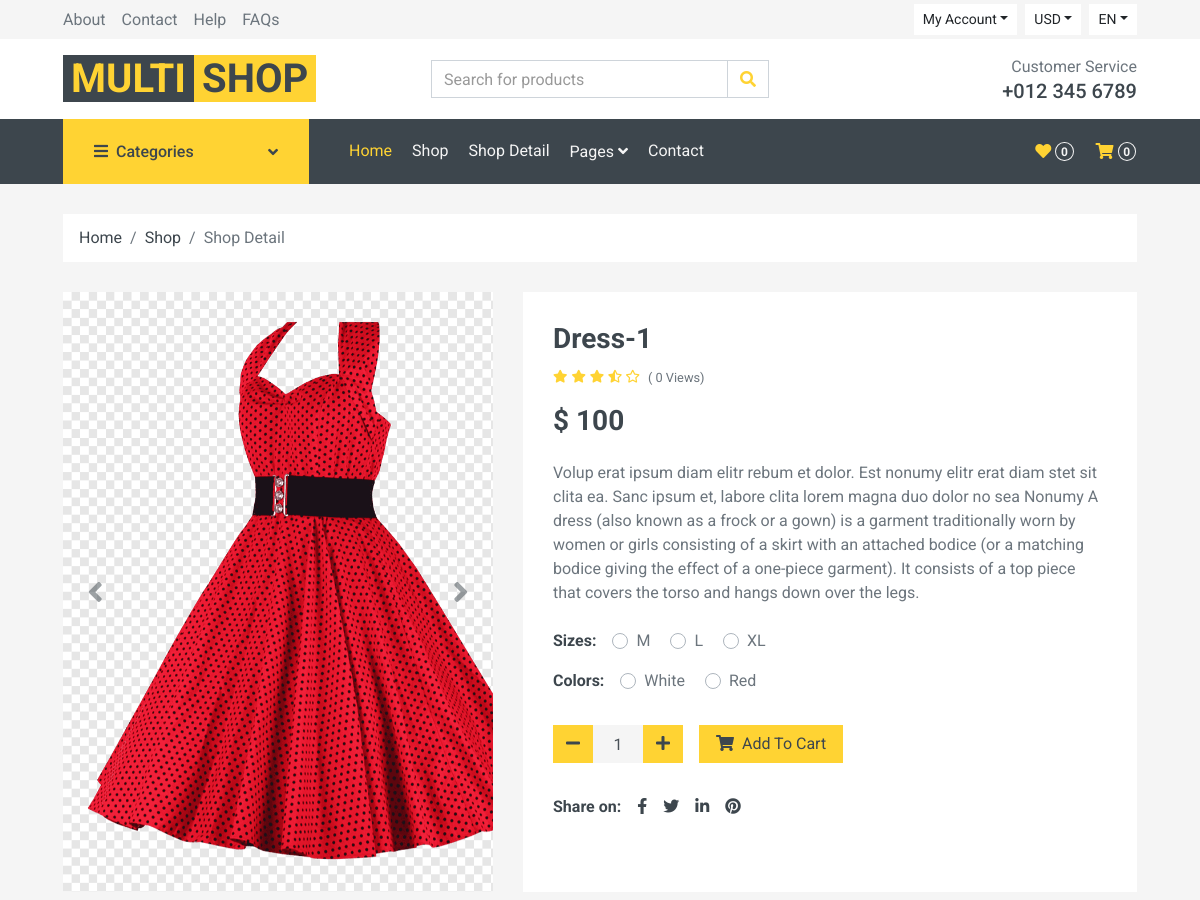
Before: /detail/1 (upper part) with the older database file.
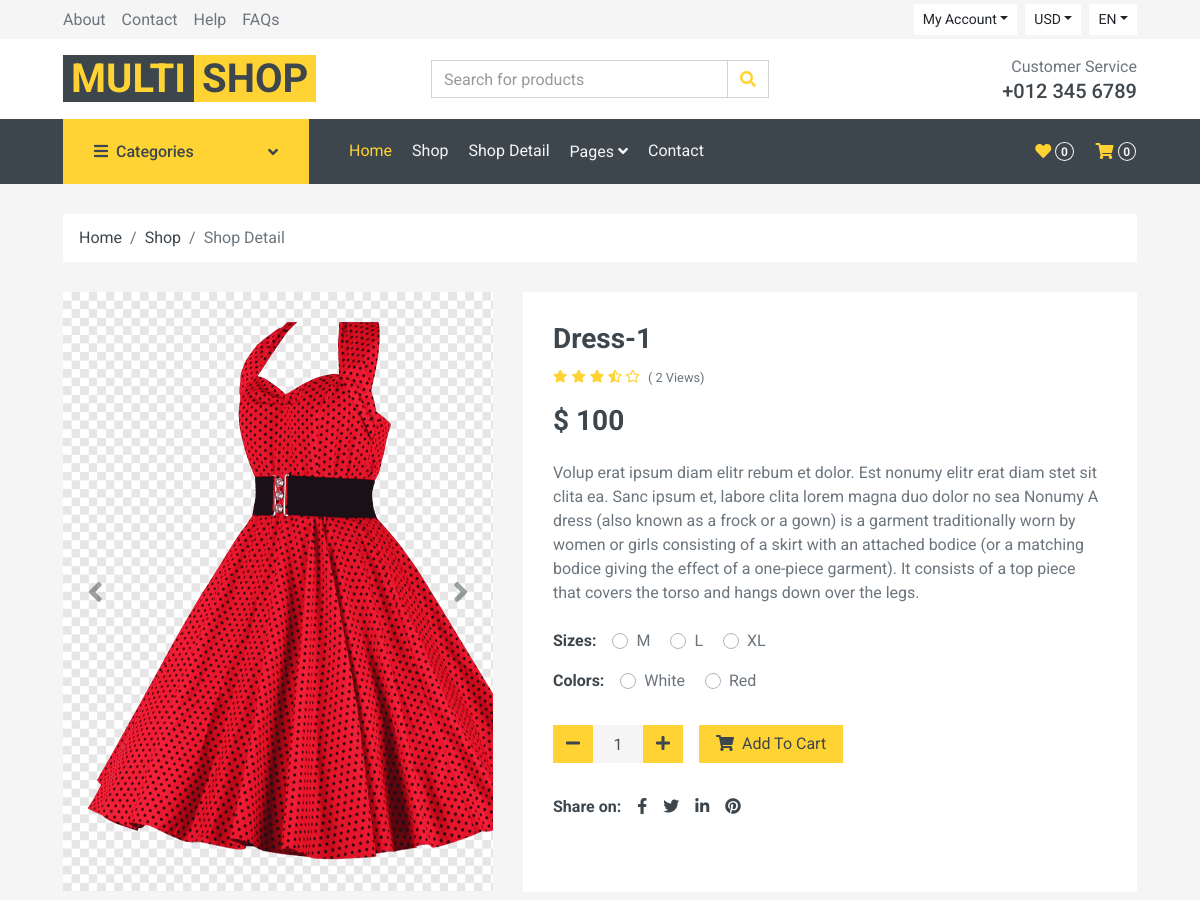
After: the same page with the newer database file.
### main_app/models.py (models this page shows, shortened)
class Product(models.Model):
    name = models.CharField(max_length=150)
    slug = models.SlugField(max_length=150, unique=True)
    img = models.ImageField()
    count = models.PositiveIntegerField(default=0)
    price = models.PositiveIntegerField(default=0)
    view = models.PositiveIntegerField(default=0)
    description = models.TextField()
    added_date = models.DateField(auto_now_add=True)
    size = models.ManyToManyField(Size, related_name='sizes')
    color = models.ManyToManyField(Color, related_name='colors')
    category = models.ForeignKey(
        Category, on_delete=models.PROTECT, related_name='categories')

### main_app/views.py (the view, shortened to what this page needs)
# urls.py: path('detail/<pk>', views.ProductDetailView.as_view(), name='detail'),
class ProductDetailView(DetailView):
    model = Product
    template_name = "detail.html"

### main_app/context_cat.py (called while the page is built)
def main_context(request):
    categories = Category.objects.all()
    data = {
        'category': categories
    }
    return data

### main_app/models.py (called while the page is built)
    def __str__(self):
        return self.name

    def __str__(self):
        return self.name

### templates/detail.html (shortened to what the changed rows need)
{% extends 'base.html' %}
{% load static %}
{% block content %}
<div class="container-fluid pb-5">
    <div class="row px-xl-5">
        <div class="col-lg-5 mb-30">
            <div id="product-carousel" class="carousel slide" data-ride="carousel">
                <div class="carousel-inner bg-light">
                    <div class="carousel-item active text-center">
                        <img class="object-fit-cover" src="{{ object.img.url }}" alt="Image" height="600">
                    </div>
                </div>
            </div>
        </div>
        <div class="col-lg-7 h-auto mb-30">
            <div class="h-100 bg-light p-30">
                <h3>{{ object.name|title }}</h3>
                <div class="d-flex mb-3">
                    <div class="text-primary mr-2">
                        <small class="fas fa-star"></small>
                        <small class="fas fa-star"></small>
                        <small class="fas fa-star"></small>
                        <small class="fas fa-star-half-alt"></small>
                        <small class="far fa-star"></small>
                    </div>
                    <small class="pt-1">( {{ object.view }} Views)</small>
                </div>
                <h3 class="font-weight-semi-bold mb-4">$ {{object.price}}</h3>
                <p class="mb-4">Volup erat ipsum diam elitr rebum et dolor. Est nonumy elitr erat diam stet sit
                    clita ea. Sanc ipsum et, labore clita lorem magna duo dolor no sea
                    Nonumy
                    {{object.description}}
                </p>
                <div class="d-flex mb-3">
                    <strong class="text-dark mr-3">Sizes:</strong>
                    <form>
                    </form>
                </div>
                <div class="d-flex mb-4">
                    <strong class="text-dark mr-3">Colors:</strong>
                    <form>
                    </form>
                </div>
                <div class="d-flex align-items-center mb-4 pt-2">
                    <div class="input-group quantity mr-3" style="width: 130px;">
                    </div>
                    <button class="btn btn-primary px-3"><i class="fa fa-shopping-cart mr-1"></i> Add To
                        Cart</button>
                </div>
                <div class="d-flex pt-2">
                    <strong class="text-dark mr-2">Share on:</strong>
                    <div class="d-inline-flex">
                    </div>
                </div>
            </div>
        </div>
    </div>
</div>
{% endblock %}

Changed rows visible on the page:
changed Product "Dress-1": view "0" → "2"
